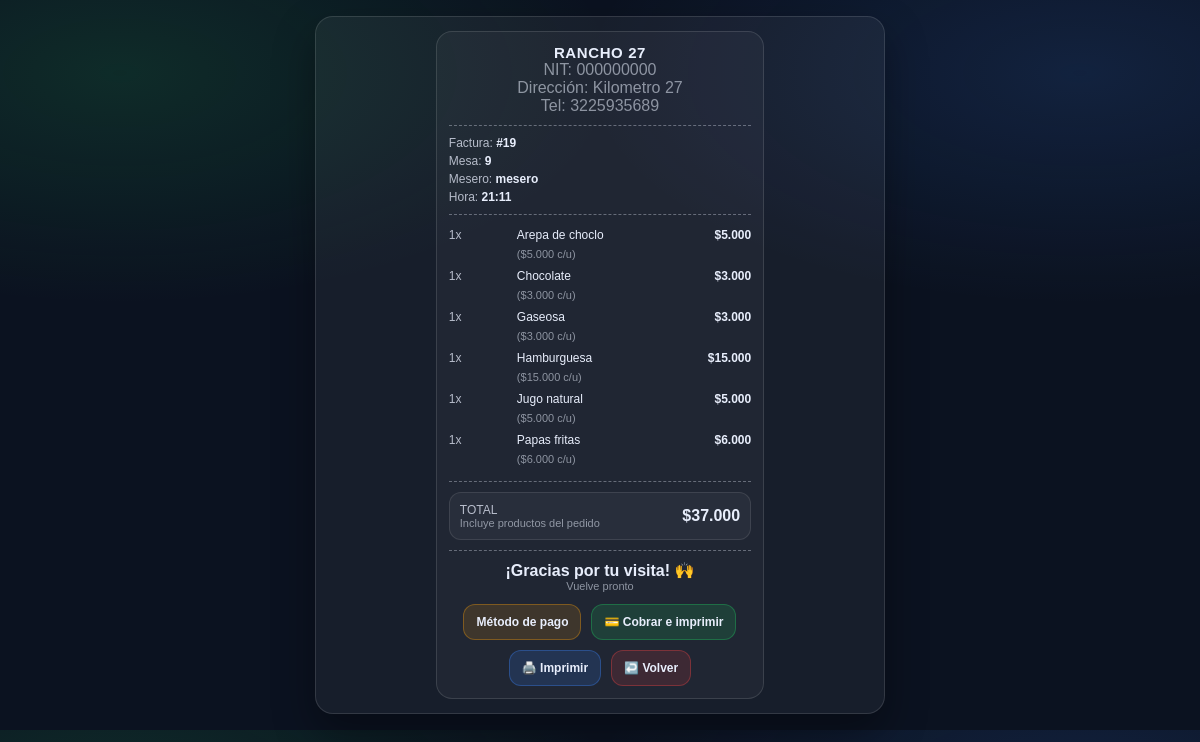
Page /admin/factura/19 (signed in) on the earlier database version.
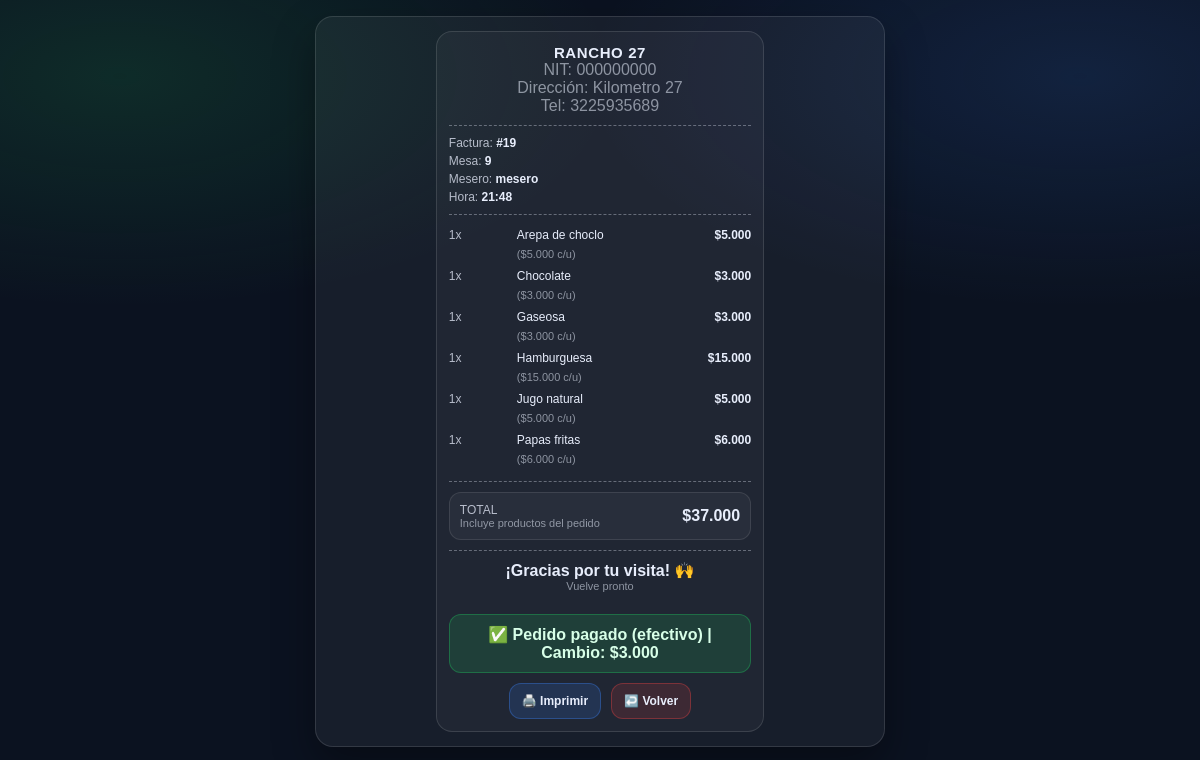
Same page on the later database version.
### models.py (models this page shows, shortened)
class Pedido(db.Model):
    id = db.Column(db.Integer, primary_key=True)
    mesa_id = db.Column(db.Integer, db.ForeignKey("mesa.id"), nullable=False)
    mesero_id = db.Column(db.Integer, db.ForeignKey("user.id"), nullable=False)
    estado = db.Column(db.String(20), default="abierto")
    fecha = db.Column(db.DateTime, default=datetime.utcnow)
    metodo_pago = db.Column(db.String(20), nullable=True)
    monto_recibido = db.Column(db.Float, nullable=True)
    cambio = db.Column(db.Float, nullable=True)
    fecha_cierre = db.Column(db.DateTime, nullable=True)
    mesa = db.relationship("Mesa")
    mesero = db.relationship("User")

class Mesa(db.Model):
    id = db.Column(db.Integer, primary_key=True)
    numero = db.Column(db.Integer, unique=True, nullable=False)
    estado = db.Column(db.String(20), default="libre")

class User(UserMixin, db.Model):
    id = db.Column(db.Integer, primary_key=True)
    username = db.Column(db.String(80), unique=True, nullable=False)
    password_hash = db.Column(db.String(200), nullable=False)
    role = db.Column(db.String(20), nullable=False)
    activo = db.Column(db.Boolean, default=True)

class Producto(db.Model):
    id = db.Column(db.Integer, primary_key=True)
    nombre = db.Column(db.String(100), nullable=False)
    precio = db.Column(db.Float, nullable=False)
    activo = db.Column(db.Boolean, default=True)
    categoria = db.Column(db.String(30), nullable=False, default="almuerzos")

### app.py (the view)
@app.route("/admin/factura/<int:pedido_id>")
@login_required
def ver_factura(pedido_id):
    if (current_user.role or "").lower() != "admin":
        return redirect(url_for("login"))
    pedido = Pedido.query.get_or_404(pedido_id)
    items = []
    total = 0.0
    for d in pedido.detalles:
        precio = float(d.producto.precio)
        cantidad = int(d.cantidad)
        subtotal = precio * cantidad
        total += subtotal
        items.append({
            "nombre": d.producto.nombre,
            "cantidad": cantidad,
            "precio": precio,
            "subtotal": subtotal
        })
    auto_print = request.args.get("print") == "1"
    error = request.args.get("error")
    return render_template(
        "factura.html",
        pedido=pedido,
        items=items,
        total=total,
        auto_print=auto_print,
        error=error
    )

### app.py (called while the page is built)
def to_bogota(dt: datetime) -> datetime:
    if not dt:
        return dt
    if dt.tzinfo is None:
        dt = dt.replace(tzinfo=UTC)
    return dt.astimezone(BOG)

@app.template_filter("hora_bogota")
def hora_bogota_filter(dt):
    if not dt:
        return ""
    try:
        return to_bogota(dt).strftime("%H:%M")
    except Exception:
        return ""

@app.template_filter("cop")
def cop(value):
    try:
        n = int(round(float(value)))
    except (TypeError, ValueError):
        n = 0
    return "$" + f"{n:,}".replace(",", ".")

@login_manager.user_loader
def load_user(user_id):
    return db.session.get(User, int(user_id))

### templates/factura.html (shortened to what this page needs)
<!DOCTYPE html>
<html lang="es">
<head>
</head>
<body>
  <div class="wrap">
    <div class="ticket">
      <div class="center">
        <div class="bold brand">RANCHO 27</div>
        <div class="muted2">NIT: 000000000</div>
        <div class="muted2">Dirección: Kilometro 27</div>
        <div class="muted2">Tel: 3225935689</div>
      </div>
      <div class="line"></div>
      <div class="meta">
        <div><span class="muted">Factura:</span> <b>#{{ pedido.id }}</b></div>
        <div><span class="muted">Mesa:</span> <b>{{ pedido.mesa.numero }}</b></div>
        <div><span class="muted">Mesero:</span> <b>{{ pedido.mesero.username }}</b></div>
        <div><span class="muted">Hora:</span> <b>{{ (pedido.fecha_cierre or pedido.fecha)|hora_bogota }}</b></div>
      </div>
      <div class="line"></div>
      <table>
        <tbody>
          {% for it in items %}
            <tr>
              <td class="qty">{{ it.cantidad }}x</td>
              <td>{{ it.nombre }}</td>
              <td class="right subtotal bold">{{ it.subtotal|cop }}</td>
            </tr>
            <tr>
              <td></td>
              <td class="item-note">({{ it.precio|cop }} c/u)</td>
              <td></td>
            </tr>
          {% endfor %}
        </tbody>
      </table>
      <div class="line"></div>
      <div class="totalBox">
        <div>
          <div class="label">TOTAL</div>
          <div class="muted2" style="font-size:11px;">Incluye productos del pedido</div>
        </div>
        <div class="value">{{ total|cop }}</div>
      </div>
      <div class="line"></div>
      <div class="center">
        <div class="bold">¡Gracias por tu visita! 🙌</div>
        <div class="muted2" style="font-size: 11px;">Vuelve pronto</div>
      </div>
      <div class="actions">
        {% if pedido.estado != "cerrado" %}
          <form method="POST"
                action="{{ url_for('cobrar_pedido', pedido_id=pedido.id) }}"
                style="display:flex; gap:10px; flex-wrap:wrap; justify-content:center; width:100%;">
            <select class="btn amber" name="metodo_pago" id="metodo_pago" required>
              <option value="">Método de pago</option>
            </select>
            <button class="btn green" type="submit">💳 Cobrar e imprimir</button>
          </form>
        {% else %}
          <div class="msg-ok">
            ✅ Pedido pagado
            {% if pedido.metodo_pago %}
              ({{ pedido.metodo_pago }})
            {% endif %}
            {% if pedido.cambio is not none and pedido.metodo_pago == "efectivo" %}
              | Cambio: {{ pedido.cambio|cop }}
            {% endif %}
          </div>
        {% endif %}
        <button class="btn blue" type="button" onclick="window.print()">🖨️ Imprimir</button>
        <a class="btn red" href="{{ url_for('admin_panel') }}">↩️ Volver</a>
      </div>
    </div>
  </div>
</body>
</html>

### templates/factura.html (style rules this page uses)
:root { --bg: #0b1220; --card: rgba(255,255,255,.05); --card2: rgba(255,255,255,.04); --border: rgba(255,255,255,.12); --text: #e8eefc; --muted: rgba(232,238,252,.75); --muted2: rgba(232,238,252,.55); --green: rgba(34,197,94,.16); --greenB: rgba(34,197,94,.35); --blue: rgba(59,130,246,.16); --blueB: rgba(59,130,246,.35); --red: rgba(239,68,68,.14); --redB: rgba(239,68,68,.35); --amber: rgba(245,158,11,.14); --amberB: rgba(245,158,11,.35); }
body { font-family: Arial, sans-serif; margin: 0; padding: 16px; background: radial-gradient(900px 420px at 10% 10%, rgba(34,197,94,.14), transparent 55%), radial-gradient(900px 420px at 90% 10%, rgba(59,130,246,.14), transparent 55%), var(--bg); color: var(--text); }
.wrap { max-width: 540px; margin: 0 auto; border: 1px solid var(--border); background: var(--card); border-radius: 18px; padding: 14px; box-shadow: 0 18px 40px rgba(0,0,0,.35); }
.ticket { width: 80mm; margin: 0 auto; border: 1px solid var(--border); background: var(--card2); border-radius: 16px; padding: 12px; }
.center { text-align: center; }
.right { text-align: right; }
.bold { font-weight: 800; }
.brand { font-size: 15px; letter-spacing: .6px; }
.muted { color: var(--muted); }
.muted2 { color: var(--muted2); }
.line { border-top: 1px dashed rgba(232,238,252,.35); margin: 10px 0; }
.meta { display: grid; gap: 4px; font-size: 12px; }
.meta b { color: var(--text); }
table { width: 100%; border-collapse: collapse; font-size: 12px; }
td { padding: 3px 0; vertical-align: top; }
.qty { width: 18mm; color: var(--muted); }
.subtotal { width: 22mm; }
.item-note { font-size: 11px; color: var(--muted2); padding-bottom: 6px; }
.totalBox { border: 1px solid rgba(255,255,255,.10); background: rgba(255,255,255,.04); border-radius: 12px; padding: 10px; display:flex; justify-content: space-between; align-items:center; gap: 10px; margin-top: 2px; }
.totalBox .label { color: var(--muted); font-size: 12px; }
.totalBox .value { font-size: 16px; font-weight: 900; }
.msg-error, .msg-ok { width: 100%; text-align: center; font-weight: 800; margin-top: 10px; padding: 10px 12px; border-radius: 12px; border: 1px solid var(--border); background: rgba(255,255,255,.04); }
.msg-ok { border-color: var(--greenB); background: var(--green); color: #d8ffe8; }
.actions { margin-top: 12px; display: flex; gap: 10px; justify-content: center; flex-wrap: wrap; }
.btn { padding: 10px 12px; border-radius: 12px; border: 1px solid var(--border); background: rgba(255,255,255,.06); color: var(--text); cursor: pointer; font-weight: 800; font-size: 12px; transition: transform .06s ease, background .15s ease, border-color .15s ease; outline: none; }
a.btn { text-decoration: none; display:inline-block; }
.btn.blue { border-color: var(--blueB); background: var(--blue); }
.btn.red { border-color: var(--redB); background: var(--red); }

Differences in the rows shown:
changed Pedido id 19: fecha_cierre "21:11" → "21:48"; estado "abierto" → "cerrado" (drawn); metodo_pago (not shown) → "efectivo"; cambio|cop (not shown) → "$3.000"
Other differences:
form field metodo_pago: "Método de pago" → (not shown)
text no longer shown: "💳 Cobrar e imprimir"
text now shown: "✅ Pedido pagado ( ) | Cambio:"
